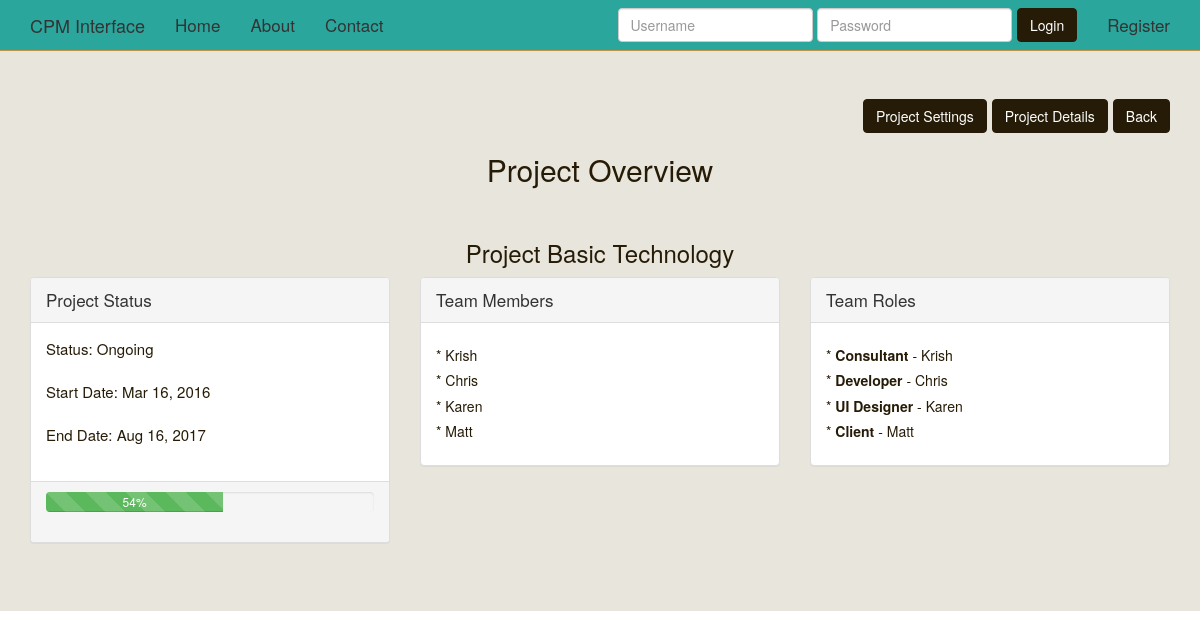
The app's page /projectoverview/Project Basic Technology/ with its own data.
### cpm/models.py (models this page shows, shortened)
class Project(models.Model):
	name = models.CharField(max_length=50, blank=False, null=False, unique=True)
	status = models.CharField(max_length=15,blank = False,null=False)
	completion = models.IntegerField(blank=False, null=False,validators=[MaxValueValidator(100), MinValueValidator(1)])
	start_date = models.DateTimeField()
	end_date = models.DateTimeField()

class Team(models.Model):
	project_name = models.ForeignKey('Project',unique=False)
	member_name = models.CharField(max_length=50, blank=False, null=False)
	member_role = models.ForeignKey('Role')

class Role(models.Model):
	name = models.CharField(max_length=50, blank=False, null=False)
	def __unicode__(self):
		return str(self.name)

### cpm/views.py (the view)
# urls.py: url(r'^projectoverview/(?P<name>.*)/$', cpm.views.projectoverview, name='projectoverview'),
def projectoverview(request,name):
    print request.POST
    print name
    project_data = Project.objects.get(name=name)
    try:
      team_data = None
      team_data = Team.objects.filter(project_name=project_data.id)
    except Team.DoesNotExist:
       team_data = None
    context={
        "project_data":project_data,
        "team_data":team_data,
    }
    return render(request,"project_overview.html",context)

### templates/project_overview.html (shortened to what this page needs)
{% extends "base.html" %}
{% load staticfiles %}
{% block jumbotron %}
<div class="jumbotron">
<div class="container">
<div class="btn-toolbar">
<a type = "button "class="btn btn-default pull-right" href="{% url 'profile' %}">Back</a>
<a type = "button "class="btn btn-default pull-right" href="{% url 'projectdetails' name=project_data.name %}">Project Details</a>
<a type = "button "class="btn btn-default pull-right" href="{% url 'projectsettings' name=project_data.name %}">Project Settings</a>
</div>
<div class="row">
<div class='col-sm-12'>
<h2 class="text-align-center">Project Overview </h2>
<br>
<h3  class="text-align-center">{{project_data.name}}</h3>
<div class='row'>
	<div class='col-md-4'>
		<div class="panel panel-default">
		    <div class="panel-heading">Project Status</div>
		    <div class="panel-body" style='font-size:15px;'>
		    Status: {{project_data.status}}<br><br>
		    Start Date: {{project_data.start_date|date:"M d, Y" }}<br><br>
		    End Date: {{project_data.end_date|date:"M d, Y" }}<br><br>
		    </div>
		    <div class="panel-footer">
			 	<div class="progress">
					  <div class="progress-bar progress-bar-success progress-bar-striped active" role="progressbar"
					  aria-valuenow="40" aria-valuemin="0" aria-valuemax="100" style="width:{{project_data.completion}}%">
					    {{project_data.completion}}%
					  </div>
				</div>
			</div>
  		</div>
	</div>
	<div class='col-md-4'>
		<div class="panel panel-default">
		    <div class="panel-heading">Team Members</div>
		    <div class="panel-body" style='font-size:15px;'>
		    {% if not team_data.empty %}
			    {% for member in team_data %}
			    	<h5>* {{member.member_name}}</h5>
			    {% endfor %}
			{% endif %}
		    </div>
  		</div>
	</div>
	<div class='col-md-4'>
		<div class="panel panel-default">
		    <div class="panel-heading">Team Roles</div>
		    <div class="panel-body" style='font-size:15px;'>
		     {% if team_data %}
			    {% for member in team_data %}
			    	<h5>* <b>{{member.member_role}}</b> - {{member.member_name}}</h5>
			    {% endfor %}
			 {% endif %}
		     </div>
  		</div>
	</div>
</div>
</div>
</div>
</div>
{% endblock %}

### static_in_pro/our_static/css/navbar-static-top.css (style rules this page uses)
body { min-height: 2000px; }

### static_in_pro/our_static/css/custom-css.css (style rules this page uses)
.text-align-center { text-align:center; }

### records on screen
Project: name "Project Basic Technology", status "Ongoing", start_date "Mar 16, 2016", end_date "Aug 16, 2017", completion "54"
Team: member_name "Krish", member_role "Consultant"
Team: member_name "Chris", member_role "Developer"
Team: member_name "Karen", member_role "UI Designer"
Team: member_name "Matt", member_role "Client"
